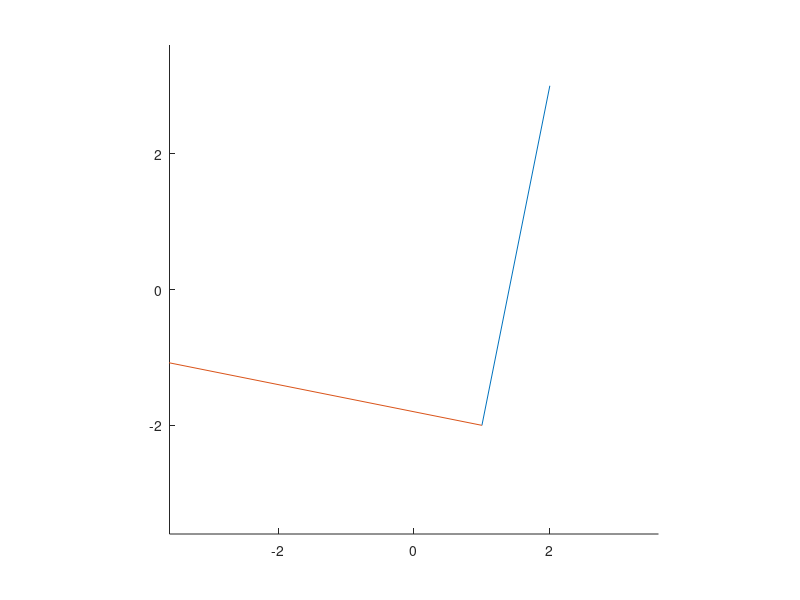

This chart was generated by the following MATLAB code: (Note: this script raises an error after producing the figure.)


%% OP 1 Create the bouncing line

% Initialze the vectors to the vertices
u1= [ 1;-2];
u2= [ 2;3];


% Initialze the line-vector
v1=u2-u1;
vLine = [u1 u1+v1];
n= [ 0 -1; 1 0]*v1;
nLine = [u1 u1+n];
scale = 1.2*max(max(abs(vLine)));
figure(2),clf,axis([-scale scale -scale scale]),axis('equal')
hold on
plot(vLine(1, :),vLine(2, :));
plot(nLine(1, :),nLine(2, :));



%% OP 2 Create the ball

r = [0; 0];
c = [0.2;0];
kMax = 40;
dt = 1;


%% OP 3 Simulate it
for t = 1:dt:dt*kMax
    r = r + dt*c;
    
    % Check if inside/before the line
    if(~isInside(r,u1,v1))
        c=reflect(c,v1);    %Reflect the line
        %Added to 1. dont have to have remember old place and 2. Dont stop
        %when reflected
        r = r + dt*c;
    end        
    plot(r(1), r(2), 'o');
    pause(0.5);
end;


